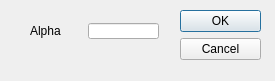
<?xml version="1.0" encoding="UTF-8"?>
<ui version="4.0">
 <class>HighBoostDialog</class>
 <widget class="QDialog" name="HighBoostDialog">
  <property name="geometry">
   <rect>
    <x>0</x>
    <y>0</y>
    <width>275</width>
    <height>81</height>
   </rect>
  </property>
  <property name="windowTitle">
   <string>Dialog</string>
  </property>
  <widget class="QDialogButtonBox" name="buttonBox">
   <property name="geometry">
    <rect>
     <x>180</x>
     <y>10</y>
     <width>81</width>
     <height>301</height>
    </rect>
   </property>
   <property name="orientation">
    <enum>Qt::Vertical</enum>
   </property>
   <property name="standardButtons">
    <set>QDialogButtonBox::Cancel|QDialogButtonBox::Ok</set>
   </property>
  </widget>
  <widget class="QLineEdit" name="constantTextBox">
   <property name="geometry">
    <rect>
     <x>88</x>
     <y>23</y>
     <width>71</width>
     <height>16</height>
    </rect>
   </property>
  </widget>
  <widget class="QLabel" name="constantLabel">
   <property name="geometry">
    <rect>
     <x>30</x>
     <y>20</y>
     <width>61</width>
     <height>21</height>
    </rect>
   </property>
   <property name="text">
    <string>Alpha</string>
   </property>
  </widget>
 </widget>
 <resources/>
 <connections>
  <connection>
   <sender>buttonBox</sender>
   <signal>accepted()</signal>
   <receiver>HighBoostDialog</receiver>
   <slot>accept()</slot>
   <hints>
    <hint type="sourcelabel">
     <x>248</x>
     <y>254</y>
    </hint>
    <hint type="destinationlabel">
     <x>157</x>
     <y>274</y>
    </hint>
   </hints>
  </connection>
  <connection>
   <sender>buttonBox</sender>
   <signal>rejected()</signal>
   <receiver>HighBoostDialog</receiver>
   <slot>reject()</slot>
   <hints>
    <hint type="sourcelabel">
     <x>316</x>
     <y>260</y>
    </hint>
    <hint type="destinationlabel">
     <x>286</x>
     <y>274</y>
    </hint>
   </hints>
  </connection>
 </connections>
</ui>
